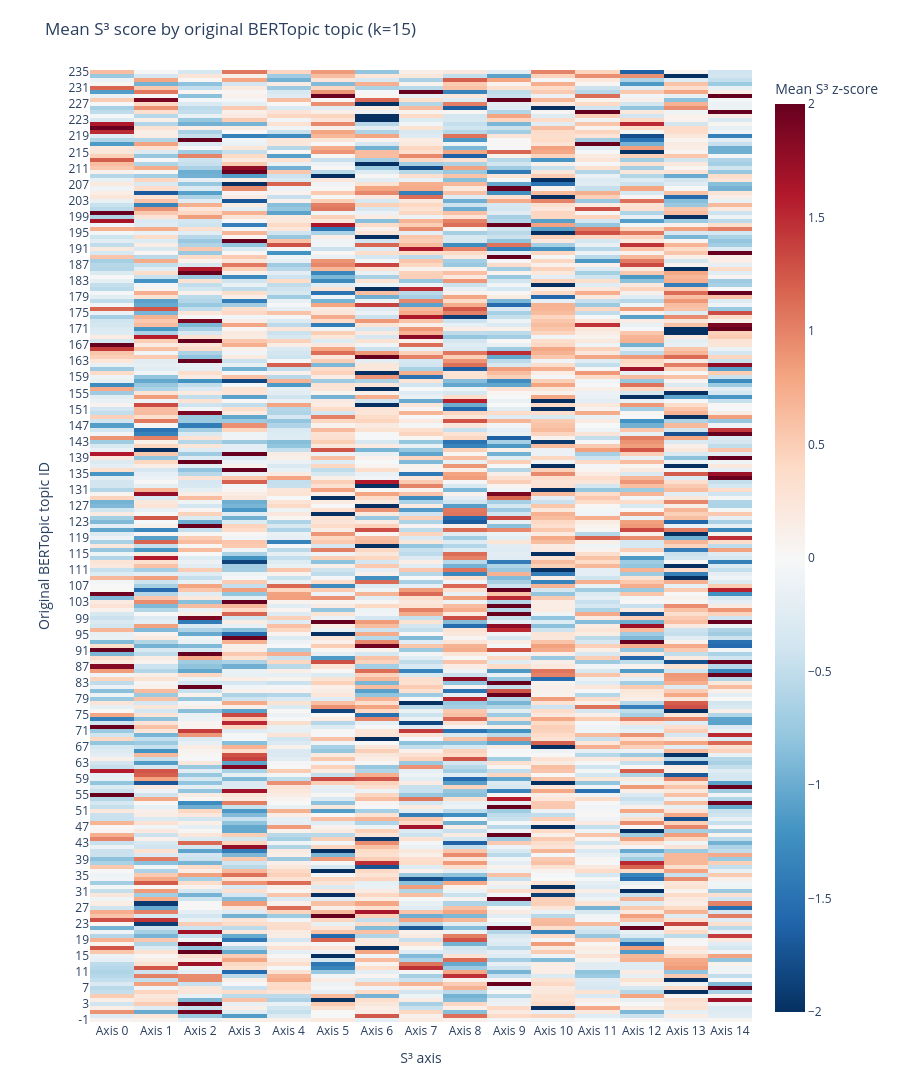
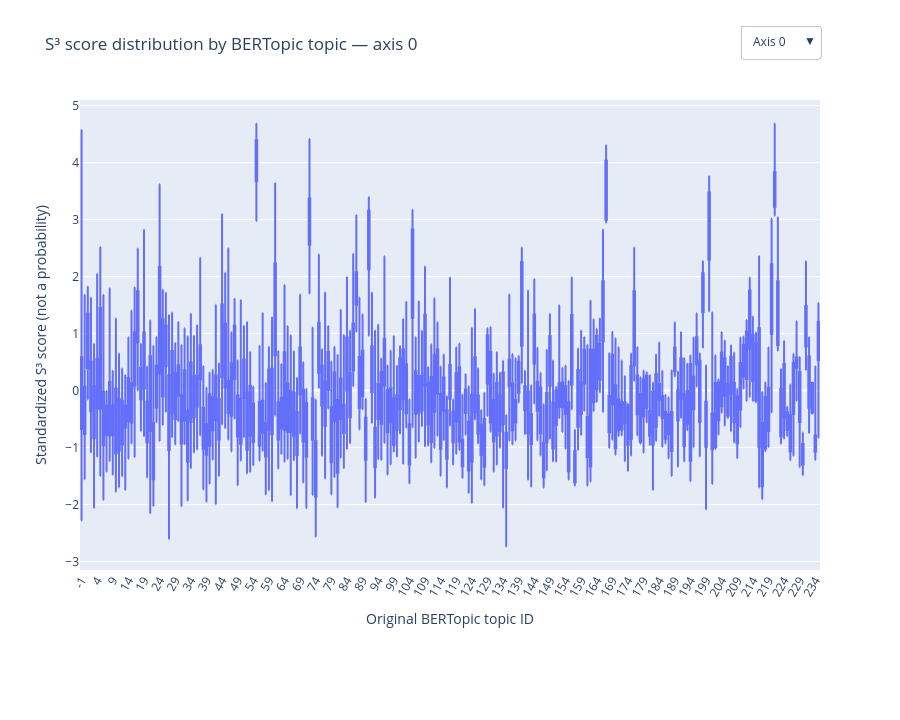

Notebook code for these charts, in order:
### Markdown cell above
## Existing BERTopic groups across S³ axes

Each passage keeps its original BERTopic `topic_id` and membership strength. The heatmap summarizes mean standardized S³ scores for every topic × axis; the box plot lets you inspect the passage-score distribution for one axis at a time. Topic `-1` is retained. These are group associations, not recalculated BERTopic probabilities or a correlation with numeric topic IDs.

Raw per-passage S³ scores and topic-by-axis quantiles are saved as separate Parquet outputs; original assignments are not changed.

### Code cell
from pathlib import Path
import plotly.graph_objects as go
import sys
sys.path.insert(0, str(project_root))
from scripts.s3_topic_axis import summarize_topic_axis_scores

topic_axis_summary = summarize_topic_axis_scores(passages, score_frame)
assert topic_axis_summary.axis_id.nunique() == N_COMPONENTS
assert topic_axis_summary.passage_count.sum() == len(passages) * N_COMPONENTS
assert (topic_axis_summary.topic_id == -1).any(), 'BERTopic outlier group -1 should be retained'
assert np.array_equal(scored_passages.topic_id.to_numpy(), passages.topic_id.to_numpy())
if 'membership_strength' in passages:
    assert np.allclose(scored_passages.membership_strength.to_numpy(dtype=float), passages.membership_strength.to_numpy(dtype=float), equal_nan=True)

score_output_dir = results / 'jev-semantic-all' / 's3-topic-axis-distributions'
score_output_dir.mkdir(parents=True, exist_ok=True)
run_tag = f'k{N_COMPONENTS}-seed{RANDOM_STATE}'
passage_score_path = score_output_dir / f'passage-scores-{run_tag}.parquet'
topic_axis_summary_path = score_output_dir / f'topic-axis-summary-{run_tag}.parquet'
export_columns = [column for column in ['passage_id', 'episode_id', 'title', 'start_seconds', 'end_seconds', 'text', 'audio_url', 'topic_id', 'membership_strength'] if column in scored_passages] + score_columns
scored_passages[export_columns].to_parquet(passage_score_path, index=False)
topic_axis_summary.to_parquet(topic_axis_summary_path, index=False)

topic_order = sorted(topic_axis_summary.topic_id.unique().tolist())
topic_means = topic_axis_summary.pivot(index='topic_id', columns='axis_id', values='mean_score').reindex(index=topic_order, columns=range(N_COMPONENTS))
topic_counts = topic_axis_summary.pivot(index='topic_id', columns='axis_id', values='passage_count').reindex(index=topic_order, columns=range(N_COMPONENTS))
axis_means = score_frame.mean().to_numpy()
axis_stds = score_frame.std(ddof=0).replace(0, 1).to_numpy()
topic_mean_z = (topic_means.to_numpy() - axis_means) / axis_stds
heat_custom = np.stack([topic_counts.to_numpy(), topic_means.to_numpy()], axis=-1)
heat = go.Figure(go.Heatmap(z=topic_mean_z, x=[f'Axis {i}' for i in range(N_COMPONENTS)], y=[str(topic) for topic in topic_order], customdata=heat_custom, colorscale='RdBu_r', zmid=0, zmin=-2, zmax=2, colorbar={'title': 'Mean S³ z-score'}, hovertemplate='BERTopic topic %{y}<br>%{x}<br>mean score z=%{z:.2f}<br>passages=%{customdata[0]:.0f}<extra></extra>'))
heat.update_layout(title=f'Mean S³ score by original BERTopic topic (k={N_COMPONENTS})', xaxis_title='S³ axis', yaxis_title='Original BERTopic topic ID', height=max(700, min(1400, 9 * len(topic_order))), margin={'l': 90, 'r': 30, 't': 70, 'b': 70})
heat.show()

topic_labels = [str(topic) for topic in topic_order]
distribution = go.Figure()
for axis_id, score_column in enumerate(score_columns):
    distribution.add_trace(go.Box(x=scored_passages.topic_id.astype(str), y=score_z[score_column], name=f'Axis {axis_id}', boxpoints=False, visible=(axis_id == 0), hovertemplate='BERTopic topic %{x}<br>standardized S³ score=%{y:.2f}<extra></extra>'))
axis_buttons = [dict(label=f'Axis {axis_id}', method='update', args=[{'visible': [candidate == axis_id for candidate in range(N_COMPONENTS)]}, {'title': f'S³ score distribution by BERTopic topic — axis {axis_id}'}]) for axis_id in range(N_COMPONENTS)]
distribution.update_layout(title='S³ score distribution by BERTopic topic — axis 0', xaxis={'title': 'Original BERTopic topic ID', 'categoryorder': 'array', 'categoryarray': topic_labels, 'tickangle': -60}, yaxis_title='Standardized S³ score (not a probability)', updatemenus=[{'buttons': axis_buttons, 'direction': 'down', 'x': 1.0, 'xanchor': 'right', 'y': 1.16, 'yanchor': 'top'}], height=720, margin={'b': 150, 't': 100})
distribution.show()

print(f'Passage scores: {len(scored_passages):,} rows × {N_COMPONENTS} axes; BERTopic outliers retained: {(passages.topic_id == -1).sum():,}.')
print(f'Wrote {passage_score_path} and {topic_axis_summary_path}')
display(topic_axis_summary.sort_values('passage_count', ascending=False).head(12).reset_index(drop=True))

### Figure 1 — Plotly figure (JSON) as saved in the notebook; plotly's stock layout.template omitted (floating-point values rounded to 4 significant figures; data arrays with more than 128 entries replaced by an {"elided": "..."} marker saying what was removed)
{"data": [{"colorbar": {"title": {"text": "Mean S³ z-score"}}, "colorscale": [[0.0, "rgb(5,48,97)"], [0.1, "rgb(33,102,172)"], [0.2, "rgb(67,147,195)"], [0.3, "rgb(146,197,222)"], [0.4, "rgb(209,229,240)"], [0.5, "rgb(247,247,247)"], [0.6, "rgb(253,219,199)"], [0.7, "rgb(244,165,130)"], [0.8, "rgb(214,96,77)"], [0.9, "rgb(178,24,43)"], [1.0, "rgb(103,0,31)"]], "customdata": {"elided": "7110 float values"}, "hovertemplate": "BERTopic topic %{y}<br>%{x}<br>mean score z=%{z:.2f}<br>passages=%{customdata[0]:.0f}<extra></extra>", "type": "heatmap", "x": ["Axis 0", "Axis 1", "Axis 2", "Axis 3", "Axis 4", "Axis 5", "Axis 6", "Axis 7", "Axis 8", "Axis 9", "Axis 10", "Axis 11", "Axis 12", "Axis 13", "Axis 14"], "y": {"elided": "237 str values"}, "z": {"elided": "237x15 float values"}, "zmax": 2, "zmid": 0, "zmin": -2}], "layout": {"height": 1400, "margin": {"b": 70, "l": 90, "r": 30, "t": 70}, "title": {"text": "Mean S³ score by original BERTopic topic (k=15)"}, "xaxis": {"title": {"text": "S³ axis"}}, "yaxis": {"title": {"text": "Original BERTopic topic ID"}}}}

### Figure 2 — Plotly figure (JSON) as saved in the notebook; plotly's stock layout.template omitted (floating-point values rounded to 4 significant figures; data arrays with more than 128 entries replaced by an {"elided": "..."} marker saying what was removed)
{"data": [{"boxpoints": false, "hovertemplate": "BERTopic topic %{x}<br>standardized S³ score=%{y:.2f}<extra></extra>", "name": "Axis 0", "type": "box", "visible": true, "x": {"elided": "4132 str values"}, "y": {"elided": "4132 float values"}}, {"boxpoints": false, "hovertemplate": "BERTopic topic %{x}<br>standardized S³ score=%{y:.2f}<extra></extra>", "name": "Axis 1", "type": "box", "visible": false, "x": {"elided": "4132 str values"}, "y": {"elided": "4132 float values"}}, {"boxpoints": false, "hovertemplate": "BERTopic topic %{x}<br>standardized S³ score=%{y:.2f}<extra></extra>", "name": "Axis 2", "type": "box", "visible": false, "x": {"elided": "4132 str values"}, "y": {"elided": "4132 float values"}}, {"boxpoints": false, "hovertemplate": "BERTopic topic %{x}<br>standardized S³ score=%{y:.2f}<extra></extra>", "name": "Axis 3", "type": "box", "visible": false, "x": {"elided": "4132 str values"}, "y": {"elided": "4132 float values"}}, {"boxpoints": false, "hovertemplate": "BERTopic topic %{x}<br>standardized S³ score=%{y:.2f}<extra></extra>", "name": "Axis 4", "type": "box", "visible": false, "x": {"elided": "4132 str values"}, "y": {"elided": "4132 float values"}}, {"boxpoints": false, "hovertemplate": "BERTopic topic %{x}<br>standardized S³ score=%{y:.2f}<extra></extra>", "name": "Axis 5", "type": "box", "visible": false, "x": {"elided": "4132 str values"}, "y": {"elided": "4132 float values"}}, {"boxpoints": false, "hovertemplate": "BERTopic topic %{x}<br>standardized S³ score=%{y:.2f}<extra></extra>", "name": "Axis 6", "type": "box", "visible": false, "x": {"elided": "4132 str values"}, "y": {"elided": "4132 float values"}}, {"boxpoints": false, "hovertemplate": "BERTopic topic %{x}<br>standardized S³ score=%{y:.2f}<extra></extra>", "name": "Axis 7", "type": "box", "visible": false, "x": {"elided": "4132 str values"}, "y": {"elided": "4132 float values"}}, {"boxpoints": false, "hovertemplate": "BERTopic topic %{x}<br>standardized S³ score=%{y:.2f}<extra></extra>", "name": "Axis 8", "type": "box", "visible": false, "x": {"elided": "4132 str values"}, "y": {"elided": "4132 float values"}}, {"boxpoints": false, "hovertemplate": "BERTopic topic %{x}<br>standardized S³ score=%{y:.2f}<extra></extra>", "name": "Axis 9", "type": "box", "visible": false, "x": {"elided": "4132 str values"}, "y": {"elided": "4132 float values"}}, {"boxpoints": false, "hovertemplate": "BERTopic topic %{x}<br>standardized S³ score=%{y:.2f}<extra></extra>", "name": "Axis 10", "type": "box", "visible": false, "x": {"elided": "4132 str values"}, "y": {"elided": "4132 float values"}}, {"boxpoints": false, "hovertemplate": "BERTopic topic %{x}<br>standardized S³ score=%{y:.2f}<extra></extra>", "name": "Axis 11", "type": "box", "visible": false, "x": {"elided": "4132 str values"}, "y": {"elided": "4132 float values"}}, {"boxpoints": false, "hovertemplate": "BERTopic topic %{x}<br>standardized S³ score=%{y:.2f}<extra></extra>", "name": "Axis 12", "type": "box", "visible": false, "x": {"elided": "4132 str values"}, "y": {"elided": "4132 float values"}}, {"boxpoints": false, "hovertemplate": "BERTopic topic %{x}<br>standardized S³ score=%{y:.2f}<extra></extra>", "name": "Axis 13", "type": "box", "visible": false, "x": {"elided": "4132 str values"}, "y": {"elided": "4132 float values"}}, {"boxpoints": false, "hovertemplate": "BERTopic topic %{x}<br>standardized S³ score=%{y:.2f}<extra></extra>", "name": "Axis 14", "type": "box", "visible": false, "x": {"elided": "4132 str values"}, "y": {"elided": "4132 float values"}}], "layout": {"height": 720, "margin": {"b": 150, "t": 100}, "title": {"text": "S³ score distribution by BERTopic topic — axis 0"}, "updatemenus": [{"buttons": [{"args": [{"visible": [true, false, false, false, false, false, false, false, false, false, false, false, false, false, false]}, {"title": "S³ score distribution by BERTopic topic — axis 0"}], "label": "Axis 0", "method": "update"}, {"args": [{"visible": [false, true, false, false, false, false, false, false, false, false, false, false, false, false, false]}, {"title": "S³ score distribution by BERTopic topic — axis 1"}], "label": "Axis 1", "method": "update"}, {"args": [{"visible": [false, false, true, false, false, false, false, false, false, false, false, false, false, false, false]}, {"title": "S³ score distribution by BERTopic topic — axis 2"}], "label": "Axis 2", "method": "update"}, {"args": [{"visible": [false, false, false, true, false, false, false, false, false, false, false, false, false, false, false]}, {"title": "S³ score distribution by BERTopic topic — axis 3"}], "label": "Axis 3", "method": "update"}, {"args": [{"visible": [false, false, false, false, true, false, false, false, false, false, false, false, false, false, false]}, {"title": "S³ score distribution by BERTopic topic — axis 4"}], "label": "Axis 4", "method": "update"}, {"args": [{"visible": [false, false, false, false, false, true, false, false, false, false, false, false, false, false, false]}, {"title": "S³ score distribution by BERTopic topic — axis 5"}], "label": "Axis 5", "method": "update"}, {"args": [{"visible": [false, false, false, false, false, false, true, false, false, false, false, false, false, false, false]}, {"title": "S³ score distribution by BERTopic topic — axis 6"}], "label": "Axis 6", "method": "update"}, {"args": [{"visible": [false, false, false, false, false, false, false, true, false, false, false, false, false, false, false]}, {"title": "S³ score distribution by BERTopic topic — axis 7"}], "label": "Axis 7", "method": "update"}, {"args": [{"visible": [false, false, false, false, false, false, false, false, true, false, false, false, false, false, false]}, {"title": "S³ score distribution by BERTopic topic — axis 8"}], "label": "Axis 8", "method": "update"}, {"args": [{"visible": [false, false, false, false, false, false, false, false, false, true, false, false, false, false, false]}, {"title": "S³ score distribution by BERTopic topic — axis 9"}], "label": "Axis 9", "method": "update"}, {"args": [{"visible": [false, false, false, false, false, false, false, false, false, false, true, false, false, false, false]}, {"title": "S³ score distribution by BERTopic topic — axis 10"}], "label": "Axis 10", "method": "update"}, {"args": [{"visible": [false, false, false, false, false, false, false, false, false, false, false, true, false, false, false]}, {"title": "S³ score distribution by BERTopic topic — axis 11"}], "label": "Axis 11", "method": "update"}, {"args": [{"visible": [false, false, false, false, false, false, false, false, false, false, false, false, true, false, false]}, {"title": "S³ score distribution by BERTopic topic — axis 12"}], "label": "Axis 12", "method": "update"}, {"args": [{"visible": [false, false, false, false, false, false, false, false, false, false, false, false, false, true, false]}, {"title": "S³ score distribution by BERTopic topic — axis 13"}], "label": "Axis 13", "method": "update"}, {"args": [{"visible": [false, false, false, false, false, false, false, false, false, false, false, false, false, false, true]}, {"title": "S³ score distribution by BERTopic topic — axis 14"}], "label": "Axis 14", "method": "update"}], "direction": "down", "x": 1.0, "xanchor": "right", "y": 1.16, "yanchor": "top"}], "xaxis": {"categoryarray": {"elided": "237 str values"}, "categoryorder": "array", "tickangle": -60, "title": {"text": "Original BERTopic topic ID"}}, "yaxis": {"title": {"text": "Standardized S³ score (not a probability)"}}}}
